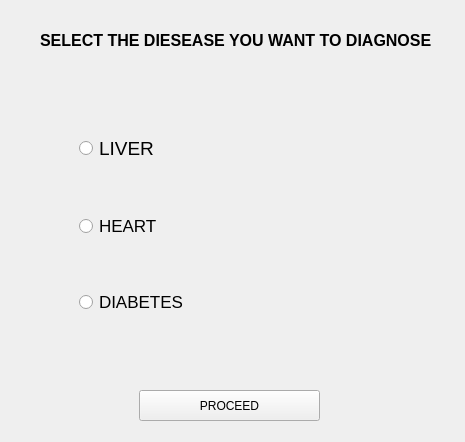
<?xml version="1.0" encoding="UTF-8"?>
<ui version="4.0">
 <class>Form</class>
 <widget class="QWidget" name="Form">
  <property name="geometry">
   <rect>
    <x>0</x>
    <y>0</y>
    <width>465</width>
    <height>442</height>
   </rect>
  </property>
  <property name="windowTitle">
   <string>Form</string>
  </property>
  <widget class="QLabel" name="label">
   <property name="geometry">
    <rect>
     <x>40</x>
     <y>20</y>
     <width>441</width>
     <height>41</height>
    </rect>
   </property>
   <property name="font">
    <font>
     <pointsize>12</pointsize>
     <weight>75</weight>
     <italic>false</italic>
     <bold>true</bold>
     <underline>false</underline>
    </font>
   </property>
   <property name="text">
    <string>SELECT THE DIESEASE YOU WANT TO DIAGNOSE</string>
   </property>
  </widget>
  <widget class="QWidget" name="verticalLayoutWidget">
   <property name="geometry">
    <rect>
     <x>79</x>
     <y>90</y>
     <width>291</width>
     <height>271</height>
    </rect>
   </property>
   <layout class="QVBoxLayout" name="verticalLayout">
    <item>
     <widget class="QRadioButton" name="radioButton_3">
      <property name="font">
       <font>
        <pointsize>14</pointsize>
       </font>
      </property>
      <property name="text">
       <string>LIVER</string>
      </property>
     </widget>
    </item>
    <item>
     <widget class="QRadioButton" name="radioButton_2">
      <property name="font">
       <font>
        <pointsize>13</pointsize>
       </font>
      </property>
      <property name="text">
       <string>HEART</string>
      </property>
     </widget>
    </item>
    <item>
     <widget class="QRadioButton" name="radioButton">
      <property name="font">
       <font>
        <pointsize>13</pointsize>
       </font>
      </property>
      <property name="text">
       <string>DIABETES</string>
      </property>
     </widget>
    </item>
   </layout>
  </widget>
  <widget class="QPushButton" name="pushButton">
   <property name="geometry">
    <rect>
     <x>139</x>
     <y>390</y>
     <width>181</width>
     <height>31</height>
    </rect>
   </property>
   <property name="text">
    <string>PROCEED</string>
   </property>
  </widget>
 </widget>
 <resources/>
 <connections/>
</ui>
